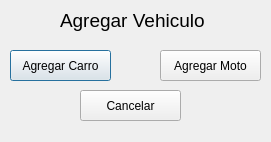
<?xml version="1.0" encoding="UTF-8"?>
<ui version="4.0">
 <class>Agregar_vehiculo</class>
 <widget class="QDialog" name="Agregar_vehiculo">
  <property name="geometry">
   <rect>
    <x>0</x>
    <y>0</y>
    <width>271</width>
    <height>142</height>
   </rect>
  </property>
  <property name="windowTitle">
   <string/>
  </property>
  <widget class="QLabel" name="label">
   <property name="geometry">
    <rect>
     <x>60</x>
     <y>10</y>
     <width>151</width>
     <height>21</height>
    </rect>
   </property>
   <property name="font">
    <font>
     <pointsize>14</pointsize>
    </font>
   </property>
   <property name="text">
    <string>Agregar Vehiculo</string>
   </property>
  </widget>
  <widget class="QPushButton" name="pb_agregar_carro">
   <property name="geometry">
    <rect>
     <x>10</x>
     <y>50</y>
     <width>101</width>
     <height>31</height>
    </rect>
   </property>
   <property name="cursor">
    <cursorShape>PointingHandCursor</cursorShape>
   </property>
   <property name="text">
    <string>Agregar Carro</string>
   </property>
  </widget>
  <widget class="QPushButton" name="pb_agregar_moto">
   <property name="geometry">
    <rect>
     <x>160</x>
     <y>50</y>
     <width>101</width>
     <height>31</height>
    </rect>
   </property>
   <property name="cursor">
    <cursorShape>PointingHandCursor</cursorShape>
   </property>
   <property name="text">
    <string>Agregar Moto</string>
   </property>
  </widget>
  <widget class="QPushButton" name="pb_cancelar">
   <property name="geometry">
    <rect>
     <x>80</x>
     <y>90</y>
     <width>101</width>
     <height>31</height>
    </rect>
   </property>
   <property name="cursor">
    <cursorShape>PointingHandCursor</cursorShape>
   </property>
   <property name="text">
    <string>Cancelar</string>
   </property>
  </widget>
 </widget>
 <resources/>
 <connections>
  <connection>
   <sender>pb_cancelar</sender>
   <signal>clicked()</signal>
   <receiver>Agregar_vehiculo</receiver>
   <slot>close()</slot>
   <hints>
    <hint type="sourcelabel">
     <x>142</x>
     <y>111</y>
    </hint>
    <hint type="destinationlabel">
     <x>228</x>
     <y>102</y>
    </hint>
   </hints>
  </connection>
 </connections>
</ui>
